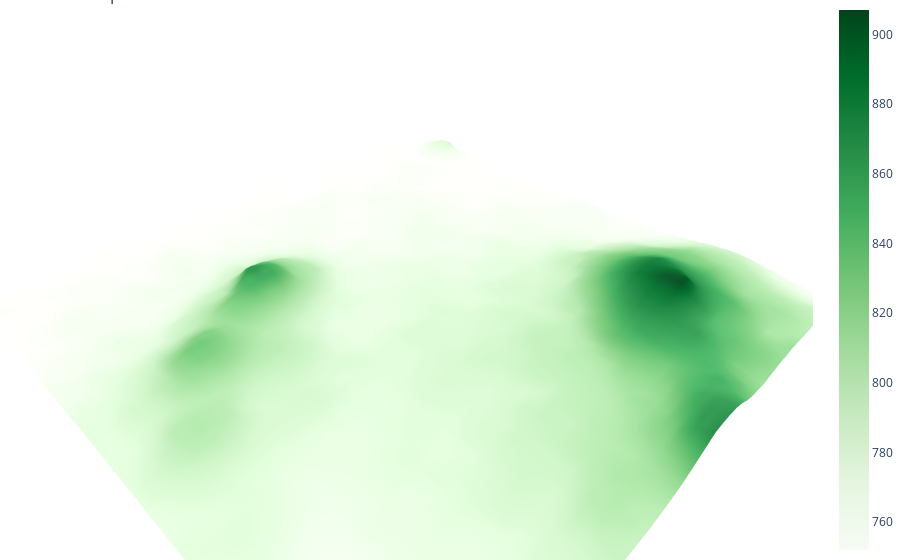

The code cell stored with this chart in its notebook:
### Code cell
fig = go.Figure(data=[go.Surface(x=[30*i for i in range(len(test))],
                                 y=[30*i for i in range(len(test))],
                                 z=test,
                                 colorscale="Greens")])
fig.update_layout(title='DEM map test', autosize=True,
                  margin={"l":0, "r":0, "b":0, "t":0},
                  scene_aspectmode='data',
                  scene={"xaxis":{"visible":False},
                         "yaxis":{"visible":False},
                         "zaxis":{"visible":False}}
                 )
fig.show()

### Figure 1 — Plotly figure (JSON) as saved in the notebook; plotly's stock layout.template omitted (floating-point values rounded to 4 significant figures; data arrays with more than 128 entries replaced by an {"elided": "..."} marker saying what was removed)
{"data": [{"colorscale": [[0, "rgb(247,252,245)"], [0.125, "rgb(229,245,224)"], [0.25, "rgb(199,233,192)"], [0.375, "rgb(161,217,155)"], [0.5, "rgb(116,196,118)"], [0.625, "rgb(65,171,93)"], [0.75, "rgb(35,139,69)"], [0.875, "rgb(0,109,44)"], [1, "rgb(0,68,27)"]], "type": "surface", "x": [0, 30, 60, 90, 120, 150, 180, 210, 240, 270, 300, 330, 360, 390, 420, 450, 480, 510, 540, 570, 600, 630, 660, 690, 720, 750, 780, 810, 840, 870, 900, 930, 960, 990, 1020, 1050, 1080, 1110, 1140, 1170, 1200, 1230, 1260, 1290, 1320, 1350, 1380, 1410, 1440, 1470], "y": [0, 30, 60, 90, 120, 150, 180, 210, 240, 270, 300, 330, 360, 390, 420, 450, 480, 510, 540, 570, 600, 630, 660, 690, 720, 750, 780, 810, 840, 870, 900, 930, 960, 990, 1020, 1050, 1080, 1110, 1140, 1170, 1200, 1230, 1260, 1290, 1320, 1350, 1380, 1410, 1440, 1470], "z": {"elided": "50x50 int values"}}], "layout": {"autosize": true, "margin": {"b": 0, "l": 0, "r": 0, "t": 0}, "scene": {"aspectmode": "data", "xaxis": {"visible": false}, "yaxis": {"visible": false}, "zaxis": {"visible": false}}, "title": {"text": "DEM map test"}}}
